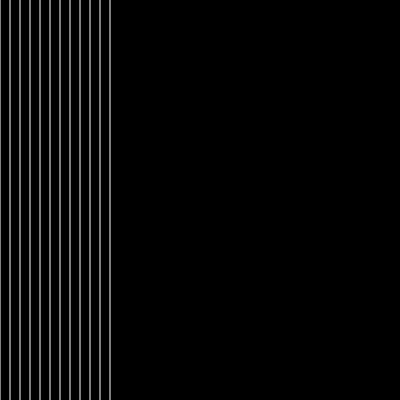
Frame 1 (no input)
Frame 60 (no input): identical to frame 1, image omitted
Frame 120 (the mouse pressed at the canvas centre since frame 60): identical to frame 1, image omitted

The p5.js sketch that drew this single still picture (run headless with seeded random() and noise() and a simulated clock; from frame 60 on, the mouse is pressed at the canvas centre):

// p5.js sketch
// ── sketch.js

function setup() {
  createCanvas(400, 400);
}

function draw() {

  background(0);
  stroke(255);

  for(let x=0;x<12;x++){
    console.log(x)
    line(x*10,0,x*10,height);


  }
}
